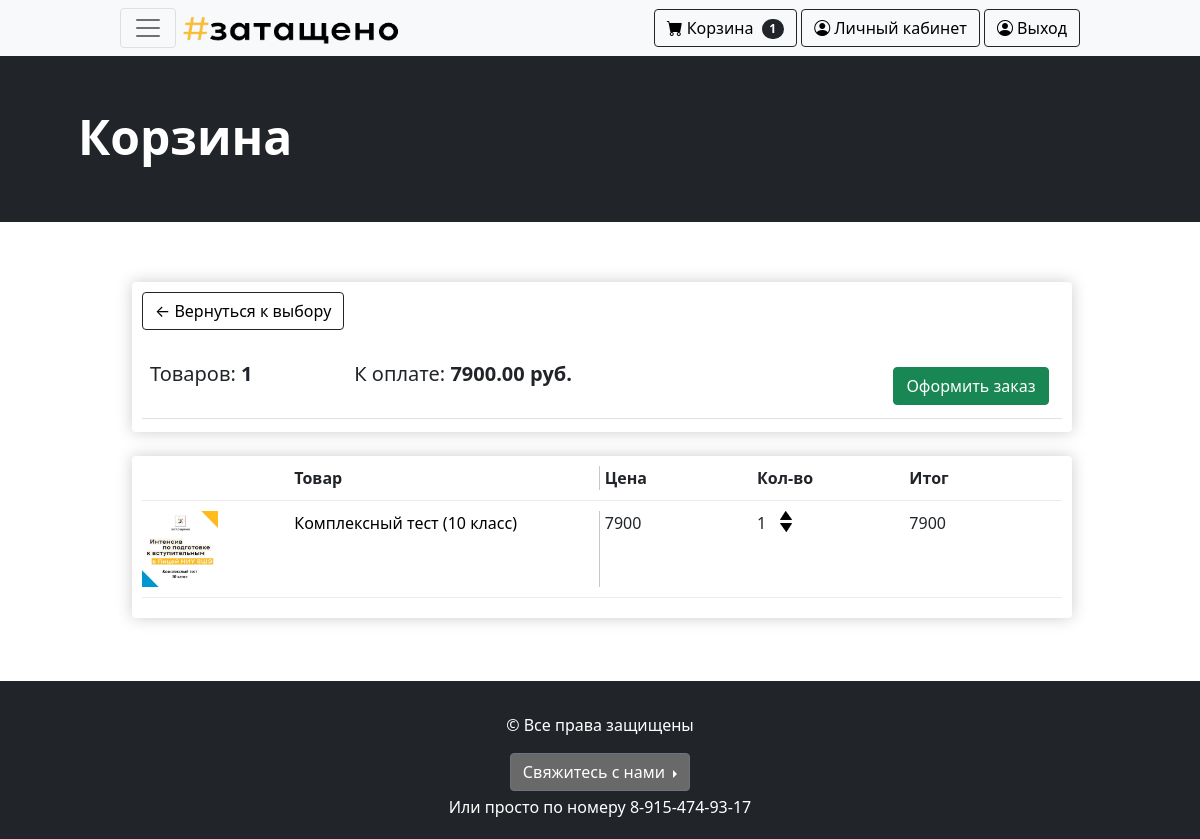
Page /cart/ (signed in) on the earlier database version.
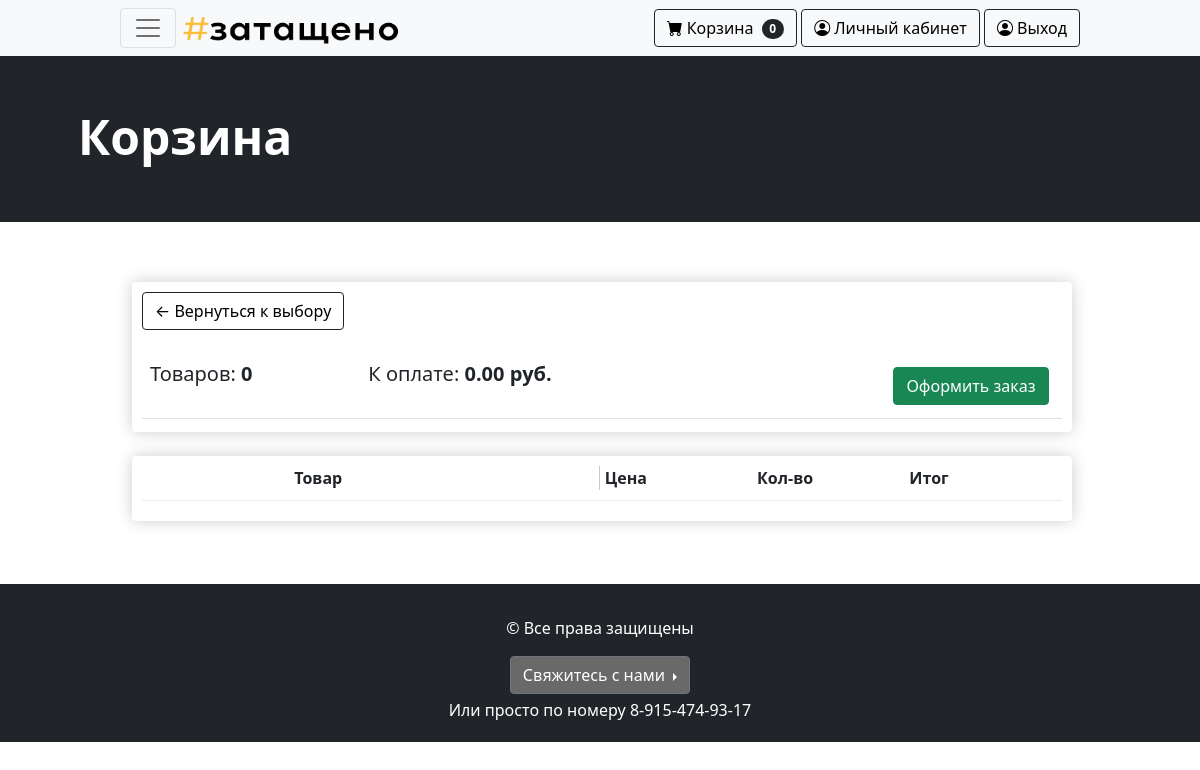
Same page on the later database version.
### main/models.py (models this page shows, shortened)
class Order(models.Model):
    customer = models.ForeignKey(Customer, on_delete=models.SET_NULL, null=True, blank=True, verbose_name='Покупатель')
    date_ordered = models.DateTimeField(auto_now_add=True, verbose_name='Дата')
    complete = models.BooleanField(default=False, verbose_name='Оплачен')
    transaction_id = models.CharField(max_length=200, null=True)
    @property
    def get_cart_total(self):
        orderitems = self.orderitem_set.all()
        total = sum([item.get_total for item in orderitems])
        return total
    @property
    def get_cart_items(self):
        orderitems = self.orderitem_set.all()
        total = sum([item.quantity for item in orderitems])
        return total
    class Meta:
        verbose_name = 'Заказ'
        verbose_name_plural = 'Заказы'

class OrderItem(models.Model):
    product = models.ForeignKey(Item, on_delete=models.SET_NULL, null=True, blank=True, verbose_name='Товар')
    order = models.ForeignKey(Order, on_delete=models.SET_NULL, null=True, verbose_name='Заказ')
    quantity = models.IntegerField(default=0, null=True, blank=True, verbose_name='Количество')
    @property
    def get_total(self):
        total = self.product.price * self.quantity
        return total
    class Meta:
        verbose_name = 'Товар заказа'
        verbose_name_plural = 'Товары заказов'

class Item(models.Model):
    category = models.ForeignKey('Category', on_delete=models.PROTECT, null=True, verbose_name='Категория')
    title = models.CharField(max_length=200, verbose_name='Наименование')
    content = models.TextField(verbose_name='Описание', null=True, blank=True)
    slug = models.SlugField(unique=True, null=True)
    price = models.PositiveIntegerField(verbose_name='Цена')
    image = models.ImageField(upload_to='photos', verbose_name='Фото', blank=True)
    classroom = models.URLField(blank=True, null=True,)
    class_code = models.CharField(max_length=7, null=True, blank=True)
    grade = models.PositiveIntegerField(verbose_name='Класс обучения', null=True, blank=True)
    subject = models.CharField(max_length=255, verbose_name='Предмет', null=True, blank=True)
    is_available = models.BooleanField(verbose_name='Наличие')
    def get_absolute_url(self):
        return reverse('product_detail', kwargs={'slug': self.slug})
    class Meta:
        verbose_name = 'Товар'
        verbose_name_plural = 'Товары'
        ordering = ['title']

### main/views.py (the view)
# urls.py: path('cart/', views.cart, name='cart'),
def cart(request):
    data = cartData(request)
    cartItems = data['cartItems']
    order = data['order']
    items = data['items']
    categories = Category.objects.all()
    context = {'items': items,
               'order': order,
               'cartItems': cartItems,
               'categories': categories}
    return render(request, 'main/cart.html', context)

### main/utils.py (called while the page is built)
def cartData(request):
    if request.user.is_authenticated:
        customer = request.user.customer
        order, created = Order.objects.get_or_create(customer=customer, complete=False)
        items = order.orderitem_set.all()
        cartItems = order.get_cart_items
    else:
        cookieData = cookieCart(request)
        cartItems = cookieData['cartItems']
        order = cookieData['order']
        items = cookieData['items']
    return {'cartItems':cartItems, 'order': order, 'items': items}

### main/templates/main/cart.html (shortened to what this page needs)
{% extends 'main/index.html' %}
{% load static %}
{% block content %}
    <header class="bg-dark py-5">
            <div class="container px-4 px-lg-5 my-1">
                <div class="text-start text-white">
                    <h3 class="display-5 fw-bolder">Корзина</h3>
                </div>
            </div>
    </header>
	<div class="row" style="margin: 50px 1% 10px 10%; justify-content: center">
		<div class="col-lg-12" style="padding-bottom: 5%">
			<div class="box-element" style="height: 150px">
				<a class="btn btn-outline-dark" href="/products">&#x2190; Вернуться к выбору</a>
				<br>
				<br>
				<table class="table">
					<tr>
						<th><h5>Товаров: <strong>{{ order.get_cart_items }}</strong></h5></th>
						<th><h5>К оплате:<strong> {{ order.get_cart_total|floatformat:2 }} руб.</strong></h5></th>
						<th>
							<a style="float:right; margin:5px" class="btn btn-success text-white" href="{% url 'checkout' %}">Оформить заказ</a>
						</th>
					</tr>
				</table>
			</div>
			<br>
			<div class="box-element">
				<div class="cart-row">
					<div style="flex:1"></div>
					<div style="flex:2" ><strong>Товар</strong></div>
					<div style="flex:1;padding-left:5px"><strong>Цена</strong></div>
					<div style="flex:1"><strong>Кол-во</strong></div>
					<div style="flex:1"><strong>Итог</strong></div>
				</div>
                {% for item in items %}
				<div class="cart-row">
					<div style="flex:1"><img class="row-image" style="width:50%" src="{{item.product.image.url}}"></div>
					<div style="flex:2" style="padding-right:10px"><a href="{{ item.product.get_absolute_url }}">{{item.product.title}}</a></div>
                    <div style="flex:1; padding-left: 5px">{{item.product.price}}</div>
					<div style="flex:1">
						<p class="quantity">{{ item.quantity }}</p>
						<div class="quantity">
                            <img data-product="{{ item.product.id }}" data-action="add"  class="chg-quantity update-cart" src="/media/3+arrow-up.png">
                            <img data-product="{{ item.product.id }}" data-action="remove" class="chg-quantity update-cart" src="/media/2+arrow-down.png">
						</div>
					</div>
					<div style="flex:1"><p>{{item.get_total}}</p></div>
				</div>
                {% endfor %}
			</div>
		</div>
	</div>
{% endblock content %}

### main/templates/main/index.html (shortened to what this page needs)
<!DOCTYPE html>
{% load static %}
<html lang="en">
    <head>
        <link href="https://cdn.jsdelivr.net/npm/bootstrap-icons@1.5.0/font/bootstrap-icons.css" rel="stylesheet" />
        <link href="https://cdn.jsdelivr.net/npm/bootstrap@5.1.1/dist/css/bootstrap.min.css" rel="stylesheet">
        <link rel="stylesheet" type="text/css" href="{% static '/css/main.css' %}">
    </head>
    <body >
        <nav class="navbar navbar-light bg-light justify-content-between">
            <div style="margin-left: 10%">
                <button class="navbar-toggler" type="button" data-bs-toggle="offcanvas" data-bs-target="#offcanvasNavbar" aria-controls="offcanvasNavbar">
                    <span class="navbar-toggler-icon"></span>
                </button>
                <a href="/" style="display: inline-block; horiz-align: right"><img src="/media/zat_logo-removedbg.png" width="70%"></a>
            </div>
            <div class="form-inline my-2 my-lg-0" style="margin-right: 10%">
                <a href="/cart/" class="btn btn-outline-dark"><i class="bi-cart-fill me-1"></i>Корзина <span class="badge bg-dark text-white ms-1 rounded-pill" id="cart-total">{{ cartItems }}</span></a>
                {% if not request.user.is_authenticated %}<a href="/accounts/login/" class="btn btn-outline-dark"><i class="bi bi-person-circle me-1"></i>Вход</a>
                {% else %} <a href="/accounts/profile" class="btn btn-outline-dark"><i class="bi bi-person-circle me-1"></i>Личный кабинет</a>
                            <a href="{% url 'logout' %}" class="btn btn-outline-dark"><i class="bi bi-person-circle me-1"></i>Выход</a>
                {% endif %}
            </div>
        </nav>
        {% block content %}{% endblock content %}
        <div>
            <footer class="py-3 bg-dark">
                <div class="container"><p class="m-3 text-center text-white"> &copy; Все права защищены</p></div>
                <div class="container-fluid justify-content-center text-center">
                    <div class="btn-group dropend" >
                      <button class="btn btn-secondary dropdown-toggle" type="button"  data-bs-toggle="dropdown" aria-expanded="false" style="background-color: dimgrey;">
                        Свяжитесь с нами
                      </button>
                    </div>
                    <p class="m-1 text-center text-white"> Или просто по номеру 8-915-474-93-17</p>
                </div>
            </footer>
        </div>
    </body>
</html>

### static/css/main.css (style rules this page uses)
a:link { text-decoration: none; color: black; }
.box-element { box-shadow:hsl(0, 0%, 80%) 0 0 16px; background-color: #fff; border-radius: 4px; padding: 10px; width: 90%; }
.col-lg-4, .col-lg-6, .col-lg-8, .col-lg-12 { margin-top: 10px; }
.cart-row { display: flex; align-items: flex-stretch; padding-bottom: 10px; margin-bottom: 10px; border-bottom: 1px solid #ececec; }

Differences in the rows shown:
no longer on this page (row edited): Order: get_cart_items "1", get_cart_total "7900.00"
no longer on this page (row unchanged): OrderItem: product.image (picture), product "Комплексный тест (10 класс)", product.price "7900", quantity "1", get_total "7900"
added Order: get_cart_items "0", get_cart_total "0.00"
Other differences:
{{ cartItems }}: "1" → "0"
